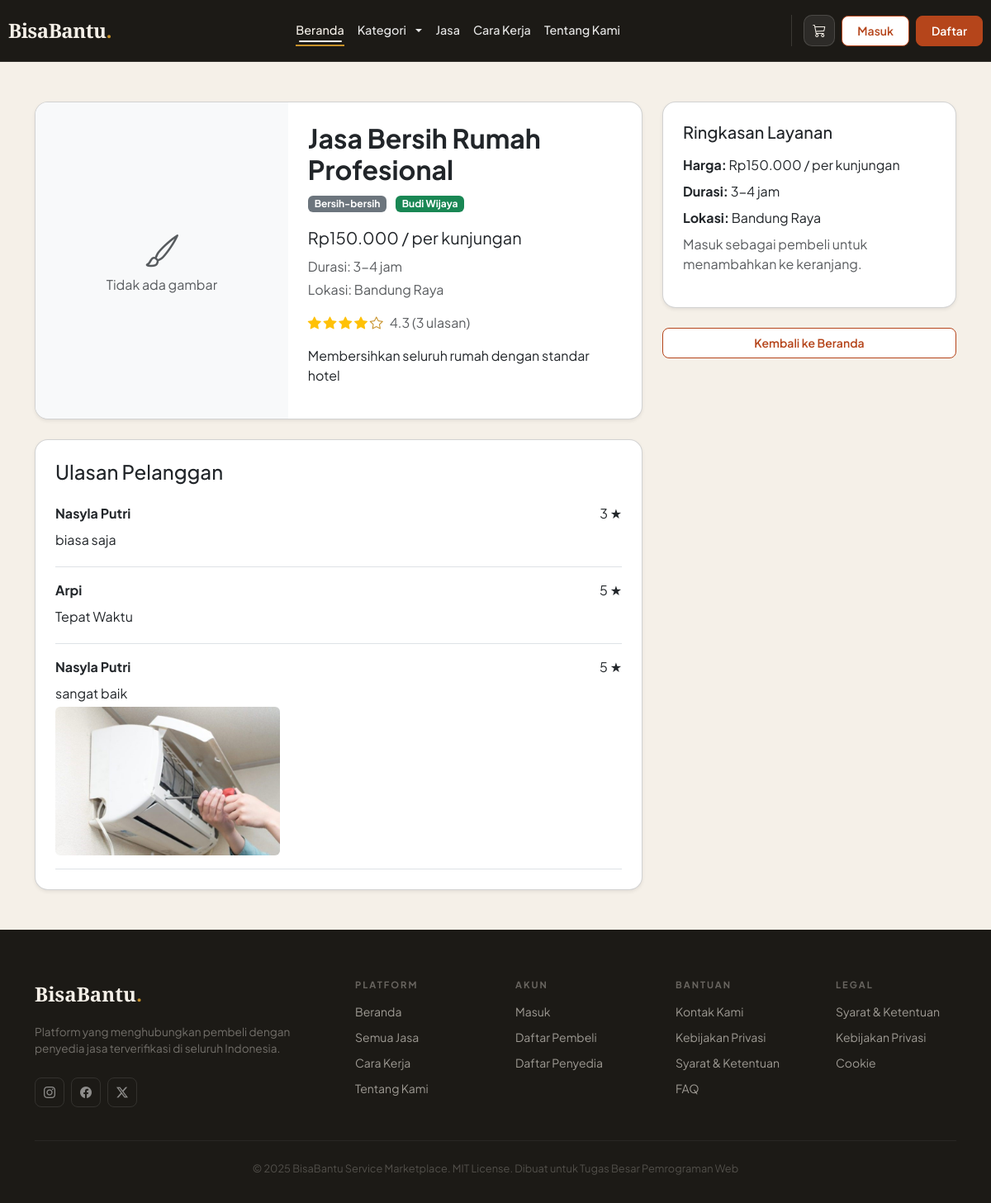
The app's page /index.php?page=service_detail&id=1 with its own data.
### tables this page shows
CREATE TABLE `services` (
  `id` int NOT NULL AUTO_INCREMENT,
  `provider_id` int NOT NULL,
  `category_id` int NOT NULL,
  `title` varchar(200) NOT NULL,
  `description` text NOT NULL,
  `price` decimal(12,2) NOT NULL,
  `price_unit` varchar(20) DEFAULT 'per unit',
  `estimated_duration` varchar(50) DEFAULT NULL,
  `location` varchar(255) NOT NULL,
  `image` varchar(255) DEFAULT NULL,
  `is_active` tinyint(1) DEFAULT '1',
  `created_at` timestamp NOT NULL DEFAULT CURRENT_TIMESTAMP,
  `updated_at` timestamp NOT NULL DEFAULT CURRENT_TIMESTAMP ON UPDATE CURRENT_TIMESTAMP,
  PRIMARY KEY (`id`),
  KEY `provider_id` (`provider_id`),
  KEY `category_id` (`category_id`),
  CONSTRAINT `services_ibfk_1` FOREIGN KEY (`provider_id`) REFERENCES `users` (`id`) ON DELETE CASCADE,
  CONSTRAINT `services_ibfk_2` FOREIGN KEY (`category_id`) REFERENCES `categories` (`id`) ON DELETE RESTRICT
);

CREATE TABLE `categories` (
  `id` int NOT NULL AUTO_INCREMENT,
  `name` varchar(50) NOT NULL,
  `description` text,
  `created_at` timestamp NOT NULL DEFAULT CURRENT_TIMESTAMP,
  PRIMARY KEY (`id`)
);

CREATE TABLE `users` (
  `id` int NOT NULL AUTO_INCREMENT,
  `name` varchar(100) NOT NULL,
  `email` varchar(100) NOT NULL,
  `password` varchar(255) NOT NULL,
  `role` enum('buyer','provider','admin') NOT NULL,
  `is_verified` tinyint(1) DEFAULT '0',
  `phone` varchar(20) DEFAULT NULL,
  `address` text,
  `remember_token` varchar(255) DEFAULT NULL,
  `profile_photo` varchar(255) DEFAULT NULL,
  `created_at` timestamp NOT NULL DEFAULT CURRENT_TIMESTAMP,
  `updated_at` timestamp NOT NULL DEFAULT CURRENT_TIMESTAMP ON UPDATE CURRENT_TIMESTAMP,
  PRIMARY KEY (`id`),
  UNIQUE KEY `email` (`email`)
);

CREATE TABLE `reviews` (
  `id` int NOT NULL AUTO_INCREMENT,
  `service_id` int NOT NULL,
  `order_id` int NOT NULL,
  `user_id` int NOT NULL,
  `rating` tinyint(1) NOT NULL,
  `comment` text,
  `image` varchar(255) DEFAULT NULL,
  `created_at` timestamp NOT NULL DEFAULT CURRENT_TIMESTAMP,
  PRIMARY KEY (`id`),
  UNIQUE KEY `order_id` (`order_id`),
  KEY `service_id` (`service_id`),
  KEY `user_id` (`user_id`),
  CONSTRAINT `reviews_ibfk_1` FOREIGN KEY (`service_id`) REFERENCES `services` (`id`) ON DELETE CASCADE,
  CONSTRAINT `reviews_ibfk_2` FOREIGN KEY (`order_id`) REFERENCES `orders` (`id`) ON DELETE CASCADE,
  CONSTRAINT `reviews_ibfk_3` FOREIGN KEY (`user_id`) REFERENCES `users` (`id`) ON DELETE CASCADE,
  CONSTRAINT `reviews_chk_1` CHECK ((`rating` between 1 and 5))
);

### src/models/ServiceModel.php (called while the page is built, shortened)
<?php
class ServiceModel {
    private $pdo;
    public function __construct($pdo) {
        $this->pdo = $pdo;
    }
    public function getById($id) {
        $stmt = $this->pdo->prepare('
            SELECT s.*, u.name as provider_name, c.name as category_name,
                   COALESCE(AVG(r.rating), 0) as avg_rating,
                   COUNT(r.id) as review_count
            FROM services s
            JOIN users u ON s.provider_id = u.id
            JOIN categories c ON s.category_id = c.id
            LEFT JOIN reviews r ON r.service_id = s.id
            WHERE s.id = ?
            GROUP BY s.id
        ');
        $stmt->execute([$id]);
        return $stmt->fetch();
    }
}

### src/helpers/functions.php (called while the page is built, shortened)
<?php
function base_url($path = '') {
    $scheme = (!empty($_SERVER['HTTPS']) && $_SERVER['HTTPS'] !== 'off') ? 'https' : 'http';
    $host = $_SERVER['HTTP_HOST'] ?? 'localhost';
    $scriptDir = rtrim(dirname($_SERVER['SCRIPT_NAME']), '/\\');
    $base = $scheme . '://' . $host . $scriptDir;
    return rtrim($base, '/\\') . '/' . ltrim($path, '/\\');
}
function e($value) {
    return htmlspecialchars($value, ENT_QUOTES, 'UTF-8');
}
function format_rupiah($amount) {
    return 'Rp' . number_format((float) $amount, 0, ',', '.');
}
function category_icon($name) {
    $icons = [
        'bersih' => 'bi-brush',
        'perbaikan' => 'bi-tools',
        'les' => 'bi-mortarboard',
        'laundry' => 'bi-basket',
        'kecantikan' => 'bi-stars',
        'transport' => 'bi-truck',
    ];
    $lower = strtolower($name);
    foreach ($icons as $key => $icon) {
        if (str_contains($lower, $key)) {
            return $icon;
        }
    }
    return 'bi-grid';
}

### src/models/ReviewModel.php (called while the page is built, shortened)
<?php
class ReviewModel {
    private $pdo;
    public function __construct($pdo) {
        $this->pdo = $pdo;
    }
    public function getByService($service_id) {
        $stmt = $this->pdo->prepare('
            SELECT r.*, u.name as reviewer_name
            FROM reviews r
            JOIN users u ON r.user_id = u.id
            WHERE r.service_id = ?
            ORDER BY r.created_at DESC
        ');
        $stmt->execute([$service_id]);
        return $stmt->fetchAll();
    }
}

### src/views/buyer/service_detail.php (the view, shortened to what this page needs)
<?php
require_once __DIR__ . '/../../models/ServiceModel.php';
require_once __DIR__ . '/../../models/ReviewModel.php';
$serviceModel = new ServiceModel($pdo);
$reviewModel = new ReviewModel($pdo);
$serviceId = (int) ($_GET['id'] ?? 0);
$service = $serviceModel->getById($serviceId);
$reviews = $reviewModel->getByService($serviceId);
$imagePath = $service['image'] ? 'src/assets/uploads/services/' . $service['image'] : '';
$hasImage = $imagePath && is_file(__DIR__ . '/../../' . $imagePath);
$averageRating = number_format($service['avg_rating'] ?? 0, 1);
?>
<div class="container py-5">
    <div class="row gy-4">
        <div class="col-lg-8">
            <div class="card rounded-4 shadow-sm overflow-hidden">
                <div class="row g-0">
                    <div class="col-md-5 bg-light d-flex align-items-center justify-content-center" style="min-height: 260px;">
                        <?php if ($hasImage): ?>
                            <img src="<?= e(base_url($imagePath)) ?>" alt="<?= e($service['title']) ?>" class="img-fluid w-100 h-100" style="object-fit: cover;">
                        <?php else: ?>
                            <div class="text-center text-muted">
                                <i class="bi <?= e(category_icon($service['category_name'])) ?> fs-1"></i>
                                <p class="mb-0">Tidak ada gambar</p>
                            </div>
                        <?php endif; ?>
                    </div>
                    <div class="col-md-7 p-4">
                        <h2 class="fw-bold"><?= e($service['title']) ?></h2>
                        <div class="mb-3">
                            <span class="badge bg-secondary me-2"><?= e($service['category_name']) ?></span>
                            <span class="badge bg-success"><?= e($service['provider_name']) ?></span>
                        </div>
                        <p class="fs-5 mb-2"><?= e(format_rupiah($service['price'])) ?> / <?= e($service['price_unit']) ?></p>
                        <p class="text-muted mb-1">Durasi: <?= e($service['estimated_duration']) ?></p>
                        <p class="text-muted mb-3">Lokasi: <?= e($service['location']) ?></p>
                        <div class="d-flex align-items-center gap-2 mb-3">
                            <div class="rating">
                                <?php for ($i = 1; $i <= 5; $i++): ?>
                                    <i class="bi <?= $i <= round($service['avg_rating']) ? 'bi-star-fill text-warning' : 'bi-star' ?>"></i>
                                <?php endfor; ?>
                            </div>
                            <span class="text-muted"><?= $averageRating ?> (<?= count($reviews) ?> ulasan)</span>
                        </div>
                        <p><?= nl2br(e($service['description'])) ?></p>
                    </div>
                </div>
            </div>
            <div class="card rounded-4 shadow-sm p-4 mt-4">
                <h4>Ulasan Pelanggan</h4>
                <?php if (empty($reviews)): ?>
                    <p class="text-muted">Belum ada ulasan untuk layanan ini.</p>
                <?php else: ?>
                    <?php foreach ($reviews as $review): ?>
                        <div class="border-bottom py-3">
                            <div class="d-flex justify-content-between align-items-center mb-2">
                                <strong><?= e($review['reviewer_name']) ?></strong>
                                <span><?= e($review['rating']) ?> ★</span>
                            </div>
                            <p class="mb-1"><?= e($review['comment']) ?></p>
                            <?php if ($review['image']): ?>
                                <img src="<?= e(base_url('src/assets/uploads/reviews/' . $review['image'])) ?>" alt="Review image" class="img-fluid rounded" style="max-height: 180px; object-fit: cover;">
                            <?php endif; ?>
                        </div>
                    <?php endforeach; ?>
                <?php endif; ?>
            </div>
        </div>
        <div class="col-lg-4">
            <div class="sticky-top" style="top: 100px;">
                <div class="card rounded-4 shadow-sm p-4 mb-4">
                    <h5 class="mb-3">Ringkasan Layanan</h5>
                    <p class="mb-2"><strong>Harga:</strong> <?= e(format_rupiah($service['price'])) ?> / <?= e($service['price_unit']) ?></p>
                    <p class="mb-2"><strong>Durasi:</strong> <?= e($service['estimated_duration']) ?></p>
                    <p class="mb-2"><strong>Lokasi:</strong> <?= e($service['location']) ?></p>
                    <?php if (isset($_SESSION['user']) && ($_SESSION['user']['role'] ?? '') === 'buyer'): ?>
                        <form method="post" action="<?= base_url('index.php?page=cart&action=add') ?>">
                            <input type="hidden" name="service_id" value="<?= (int) $serviceId ?>">
                            <div class="mb-3">
                                <label class="form-label">Jumlah</label>
                                <input type="number" name="quantity" min="1" value="1" class="form-control">
                            </div>
                            <button type="submit" class="btn btn-primary-custom w-100">Tambah ke Keranjang</button>
                        </form>
                    <?php else: ?>
                        <p class="text-muted">Masuk sebagai pembeli untuk menambahkan ke keranjang.</p>
                    <?php endif; ?>
                </div>
                <a href="<?= base_url('index.php?page=home') ?>" class="btn btn-outline-custom w-100">Kembali ke Beranda</a>
            </div>
        </div>
    </div>
</div>

### records on screen
services: title "Jasa Bersih Rumah Profesional", category.name "Bersih-bersih", provider.name "Budi Wijaya", price "Rp150.000", price_unit "per kunjungan", estimated_duration "3-4 jam", location "Bandung Raya", description "Membersihkan seluruh rumah dengan standar hotel"
reviews: user.name "Nasyla Putri", rating "3", comment "biasa saja"
reviews: user.name "Arpi", rating "5", comment "Tepat Waktu"
reviews: user.name "Nasyla Putri", rating "5", comment "sangat baik", image (picture)

### other values on screen
$averageRating "4.3"
count($reviews) "3"
